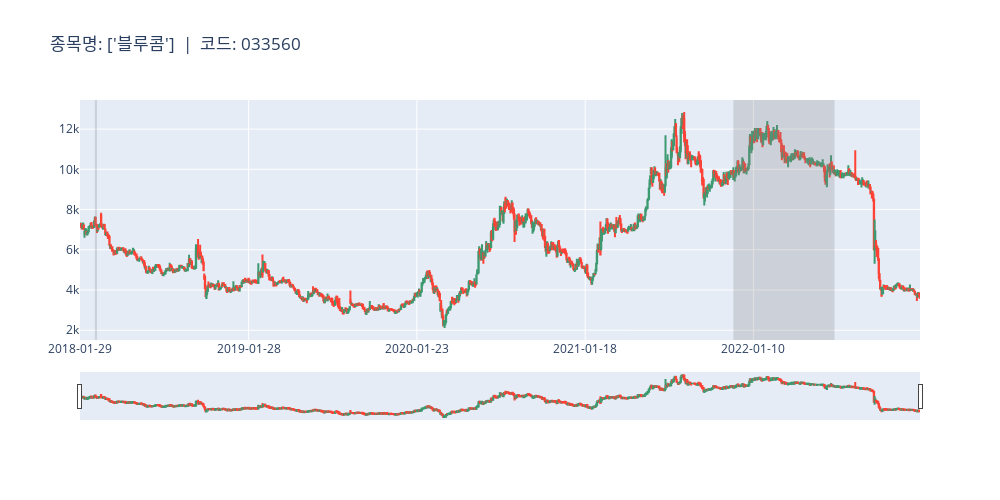

Notebook source saved alongside this figure:
### Code cell
ut.making_mt_plot(handle_data=df_signal_test, code='033560', jounal=bt.JOUNAL)

### Figure 1 — Plotly figure (JSON) as saved in the notebook; plotly's stock layout.template omitted (floating-point values rounded to 4 significant figures; data arrays with more than 128 entries replaced by an {"elided": "..."} marker saying what was removed)
{"data": [{"close": {"elided": "1213 int values"}, "high": {"elided": "1213 int values"}, "low": {"elided": "1213 int values"}, "open": {"elided": "1213 int values"}, "type": "candlestick", "x": {"elided": "1213 str values"}}], "layout": {"height": 500, "shapes": [{"fillcolor": "gray", "line": {"width": 0}, "opacity": 0.25, "type": "rect", "x0": "2018-03-02", "x1": "2018-03-07", "xref": "x", "y0": 0, "y1": 1, "yref": "y domain"}, {"fillcolor": "gray", "line": {"width": 0}, "opacity": 0.25, "type": "rect", "x0": "2021-11-29", "x1": "2022-07-04", "xref": "x", "y0": 0, "y1": 1, "yref": "y domain"}], "title": {"text": "종목명: ['블루콤']  |  코드: 033560"}, "width": 1000, "xaxis": {"categoryorder": "category ascending", "nticks": 5, "type": "category"}}}
